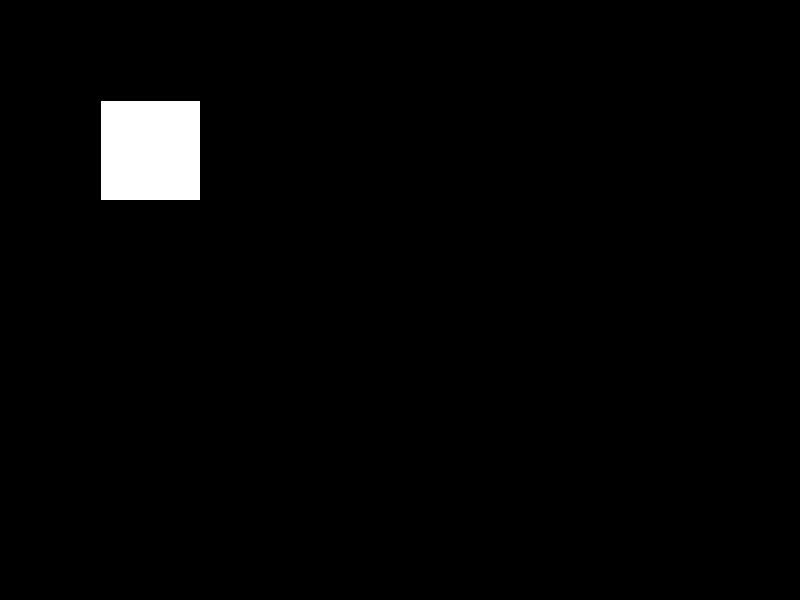
Frame 1 (no input)
Frame 60 (the mouse pressed at the canvas centre just before this capture): identical to frame 1, image omitted
Frame 120 (the mouse held since frame 60 and released just before this capture): identical to frame 1, image omitted

The Processing sketch that drew this single still picture (run headless with seeded random() and noise(); from frame 60 on, the mouse is pressed at the canvas centre):

// Processing sketch: tut08_08Processing
// ── tut08_08Processing.pde
ArrayList<Square> squares;

void setup()
{
  size(800, 600);  
  squares = new ArrayList<Square>();
  squares.add(new Square(100, 100, 100));
}

void draw()
{
  background(0);
  for (Square square : squares)
    square.display();
}
// ── Displayable.pde
public interface Displayable
{
  public void display();
}
// ── Resizable.pde
public interface Resizable
{
  public void resize(int len);
}

// ── Shape.pde
public abstract class Shape 
{
  private int x;
  private int y;

  public Shape (int x, int y) 
  {
    this.x=x;
    this.y=y;
  }

  public int getX()
  {
    return x;
  }
  
  public int getY()
  {
    return y;
  }  

}
// ── Square.pde
public class Square extends Shape implements Resizable, Displayable
{
  private int length;

  public Square(int x, int y, int length) 
  {
    super(x, y);
    this.length = length;
  }

  public void display()
  {
    rect(getX(), getY(), length, length);
    
  }
  
  public void resize(int len)
  {
    this.length = this.length + len;
    
  }
  
  @Override  
  public String toString()
  {
    return "Square[length="+length+"]";
  }
}
